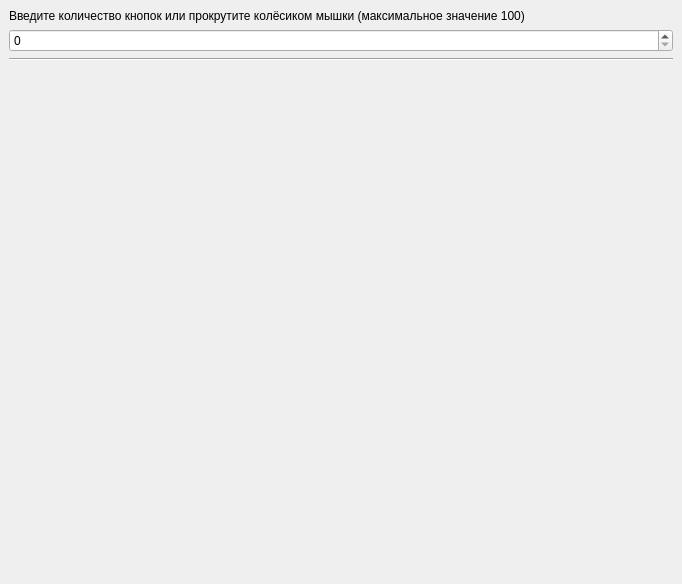
<?xml version="1.0" encoding="UTF-8"?>
<ui version="4.0">
 <class>MainWindow</class>
 <widget class="QMainWindow" name="MainWindow">
  <property name="geometry">
   <rect>
    <x>0</x>
    <y>0</y>
    <width>682</width>
    <height>584</height>
   </rect>
  </property>
  <property name="windowTitle">
   <string>Кнопка</string>
  </property>
  <widget class="QWidget" name="centralwidget">
   <layout class="QVBoxLayout" name="verticalLayout">
    <item>
     <widget class="QWidget" name="widget" native="true">
      <layout class="QGridLayout" name="gridLayout">
       <property name="leftMargin">
        <number>0</number>
       </property>
       <property name="topMargin">
        <number>0</number>
       </property>
       <property name="rightMargin">
        <number>0</number>
       </property>
       <property name="bottomMargin">
        <number>0</number>
       </property>
       <item row="0" column="0">
        <widget class="QLabel" name="label">
         <property name="text">
          <string>Введите количество кнопок или прокрутите колёсиком мышки (максимальное значение 100)</string>
         </property>
        </widget>
       </item>
       <item row="1" column="0">
        <widget class="QSpinBox" name="spinBox">
         <property name="minimum">
          <number>0</number>
         </property>
         <property name="maximum">
          <number>100</number>
         </property>
         <property name="singleStep">
          <number>1</number>
         </property>
         <property name="value">
          <number>0</number>
         </property>
        </widget>
       </item>
      </layout>
     </widget>
    </item>
    <item>
     <widget class="Line" name="line">
      <property name="orientation">
       <enum>Qt::Horizontal</enum>
      </property>
     </widget>
    </item>
    <item>
     <layout class="QGridLayout" name="gridLayout_3"/>
    </item>
    <item>
     <spacer name="verticalSpacer">
      <property name="orientation">
       <enum>Qt::Vertical</enum>
      </property>
      <property name="sizeHint" stdset="0">
       <size>
        <width>17</width>
        <height>473</height>
       </size>
      </property>
     </spacer>
    </item>
    <item>
     <widget class="QWidget" name="wgt_rb" native="true"/>
    </item>
   </layout>
  </widget>
 </widget>
 <resources/>
 <connections/>
</ui>
